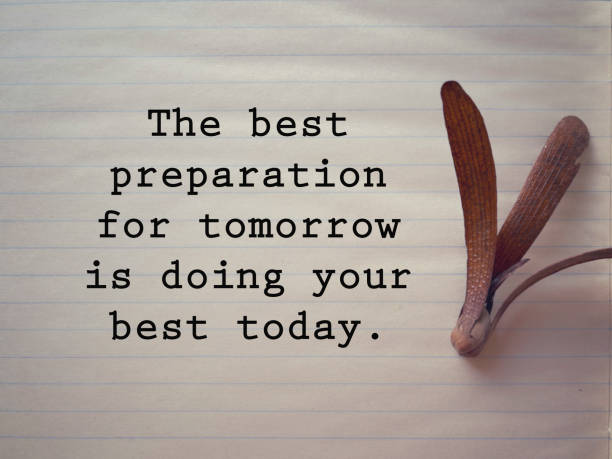
#> input picture sample.jpg, 612 x 459 px
$ python 'Image or Text Recognition (Basic).py'
#> lines starting #> are read from the running program, lines starting #| are printed output that depends on the picture
import cv2
import pytesseract

pytesseract.pytesseract.tesseract_cmd = r"C:\Program Files\Tesseract-OCR\tesseract.exe"

image = cv2.imread("sample.jpg")
#> image is the input picture: shape (459, 612, 3); mean B, G, R 154.1, 160.1, 169.8

gray = cv2.cvtColor(image, cv2.COLOR_BGR2GRAY)
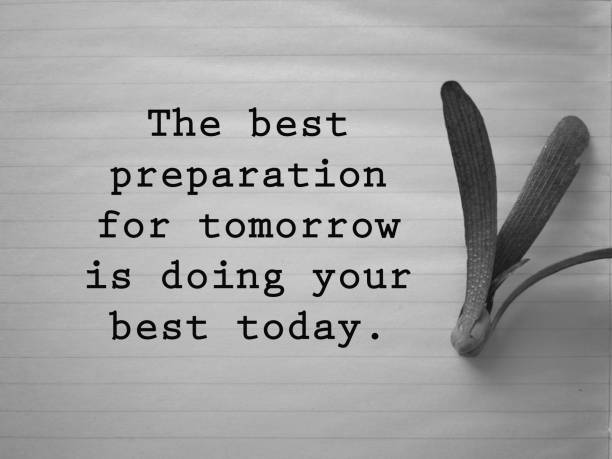
#> gray: shape (459, 612); min 0, max 234, mean 162.3

#> (the run stopped early here; a loop or call above may not have finished)
